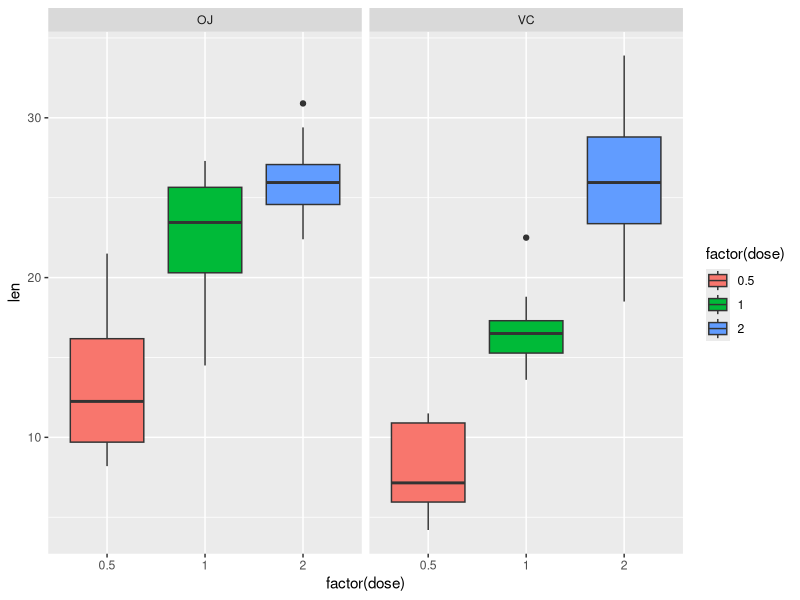

R code for this plot:
## ---- chunk 1
knitr::opts_chunk$set(echo = TRUE)
library(ggplot2)
library(datasets)
data(ToothGrowth)
## ---- chunk 2
head(ToothGrowth)
tail(ToothGrowth)
dim(ToothGrowth)
names(ToothGrowth)
class(ToothGrowth$len)
class(ToothGrowth$supp) 
class(ToothGrowth$dose)
unique(ToothGrowth$supp)
unique(ToothGrowth$dose)
## ---- chunk 3
g <- ggplot(ToothGrowth, aes(x=factor(dose),y=len, fill=factor(dose)))
g + geom_boxplot() + facet_grid(.~supp)
